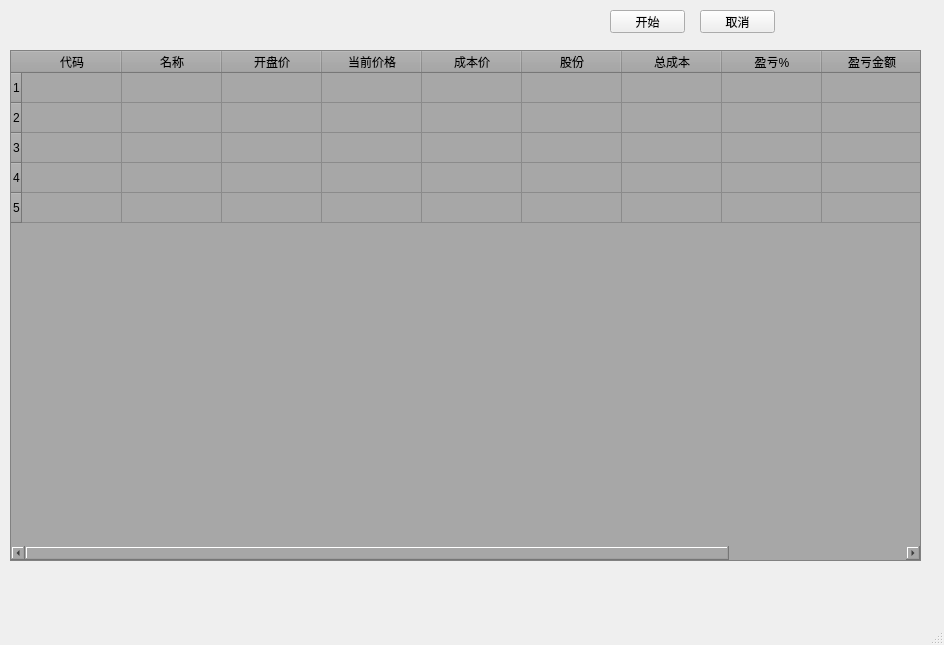
<?xml version="1.0" encoding="UTF-8"?>
<ui version="4.0">
 <class>MainWindow</class>
 <widget class="QMainWindow" name="MainWindow">
  <property name="geometry">
   <rect>
    <x>0</x>
    <y>0</y>
    <width>944</width>
    <height>645</height>
   </rect>
  </property>
  <property name="windowTitle">
   <string>MainWindow</string>
  </property>
  <widget class="QWidget" name="centralwidget">
   <widget class="QPushButton" name="pushButton_OK">
    <property name="geometry">
     <rect>
      <x>610</x>
      <y>10</y>
      <width>75</width>
      <height>23</height>
     </rect>
    </property>
    <property name="text">
     <string>开始</string>
    </property>
   </widget>
   <widget class="QPushButton" name="pushButton_Cancel">
    <property name="geometry">
     <rect>
      <x>700</x>
      <y>10</y>
      <width>75</width>
      <height>23</height>
     </rect>
    </property>
    <property name="text">
     <string>取消</string>
    </property>
   </widget>
   <widget class="QTableWidget" name="tableWidget">
    <property name="geometry">
     <rect>
      <x>10</x>
      <y>50</y>
      <width>911</width>
      <height>511</height>
     </rect>
    </property>
    <property name="styleSheet">
     <string notr="true">background-color: rgb(167, 167, 167);</string>
    </property>
    <property name="rowCount">
     <number>5</number>
    </property>
    <property name="columnCount">
     <number>10</number>
    </property>
    <row/>
    <row/>
    <row/>
    <row/>
    <row/>
    <column>
     <property name="text">
      <string>代码</string>
     </property>
    </column>
    <column>
     <property name="text">
      <string>名称</string>
     </property>
    </column>
    <column>
     <property name="text">
      <string>开盘价</string>
     </property>
    </column>
    <column>
     <property name="text">
      <string>当前价格</string>
     </property>
    </column>
    <column>
     <property name="text">
      <string>成本价</string>
     </property>
    </column>
    <column>
     <property name="text">
      <string>股份</string>
     </property>
    </column>
    <column>
     <property name="text">
      <string>总成本</string>
     </property>
    </column>
    <column>
     <property name="text">
      <string>盈亏%</string>
     </property>
    </column>
    <column>
     <property name="text">
      <string>盈亏金额</string>
     </property>
    </column>
   </widget>
  </widget>
  <widget class="QMenuBar" name="menubar">
   <property name="geometry">
    <rect>
     <x>0</x>
     <y>0</y>
     <width>944</width>
     <height>23</height>
    </rect>
   </property>
  </widget>
  <widget class="QStatusBar" name="statusbar"/>
 </widget>
 <resources/>
 <connections/>
</ui>
